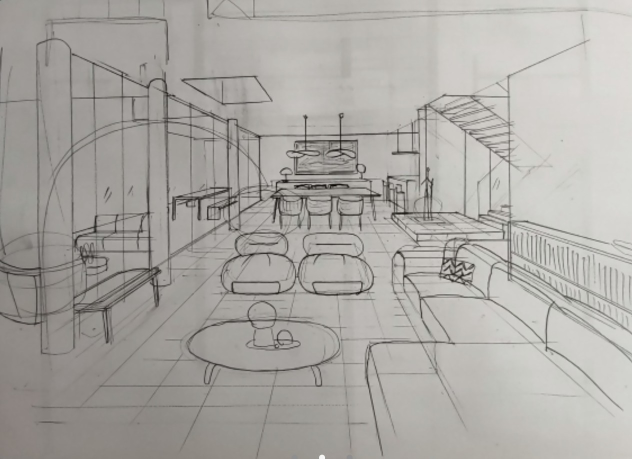
#> input picture Cliff-Tan_sketch.jpg, 1264 x 917 px, found by its file name (shown at 1/2 size)
$ python process-sketch.py
#> lines starting #> are read from the running program, lines starting #| are printed output that depends on the picture
#!/usr/bin/env python3
"""Process Cliff Tan's concept sketch into the site's stone palette — UNCROPPED.

The sketch is a pencil perspective of the ground floor that gathers (Cliff Tan,
Dear Modern). It is an *artifact*, not a technical drawing, and the full original
must not be cut — so this keeps the whole frame (no crop), only:
  • honours rotation, forces sRGB, strips all metadata (EXIF),
  • cleans the paper and deepens the graphite (autocontrast),
  • tones it into the palette as a warm graphite duotone (ink -> warm paper),
    so it sits with the muted floor plans rather than reading as a phone photo,
  • writes AVIF/WebP/JPEG at two widths for a <picture> (no upscaling past native).

Run from the repo root:  python3 scripts/process-sketch.py
Raw master lives only locally / in chat — it is not kept in the public tree.
"""
from PIL import Image, ImageOps
import os

SRC = "Cliff-Tan_sketch.jpg"
OUT = "images/sketch"
SLUG = "ground-floor-sketch"

# Palette anchors (from CLAUDE.md): ink (dark oak), a warm greige mid, marble-soft paper.
INK   = (44, 38, 32)     # --oak  #2C2620
MID   = (150, 140, 124)  # warm greige
PAPER = (240, 238, 232)  # --bg-soft #F0EEE8

os.makedirs(OUT, exist_ok=True)

im = ImageOps.exif_transpose(Image.open(SRC)).convert("RGB")   # rotation + sRGB
#> im is the input picture: PIL image 1264x917 RGB; mean R, G, B 170.9, 168.1, 163.8
g  = ImageOps.grayscale(im)                                    # pencil is monochrome
g  = ImageOps.autocontrast(g, cutoff=0.6)                      # clean paper, deepen line
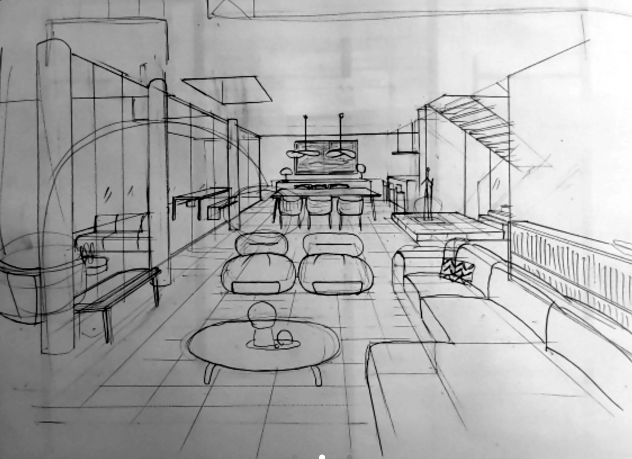
#> g: PIL image 1264x917 L (shown at 1/2 size); min 0, max 255, mean 170.4
duo = ImageOps.colorize(g, black=INK, white=PAPER, mid=MID)    # tone into the palette
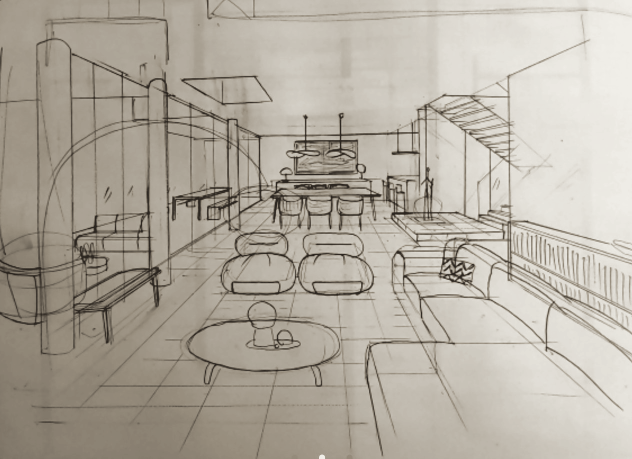
#> duo: PIL image 1264x917 RGB (shown at 1/2 size); mean R, G, B 179.2, 172.5, 160.9

w, h = duo.size                                                # native 1264 x 917 — no crop
#> w = 1264; h = 917
for width in (1264, 800):
    if width >= w:
        r = duo                                                # never upscale past native
        width = w
    else:
        r = duo.resize((width, round(h * width / w)), Image.LANCZOS)
    base = f"{OUT}/{SLUG}-{width}"
#> (the run stopped early here; a loop or call above may not have finished)

$ run again, with First-floor_HD.jpg copied over Cliff-Tan_sketch.jpg
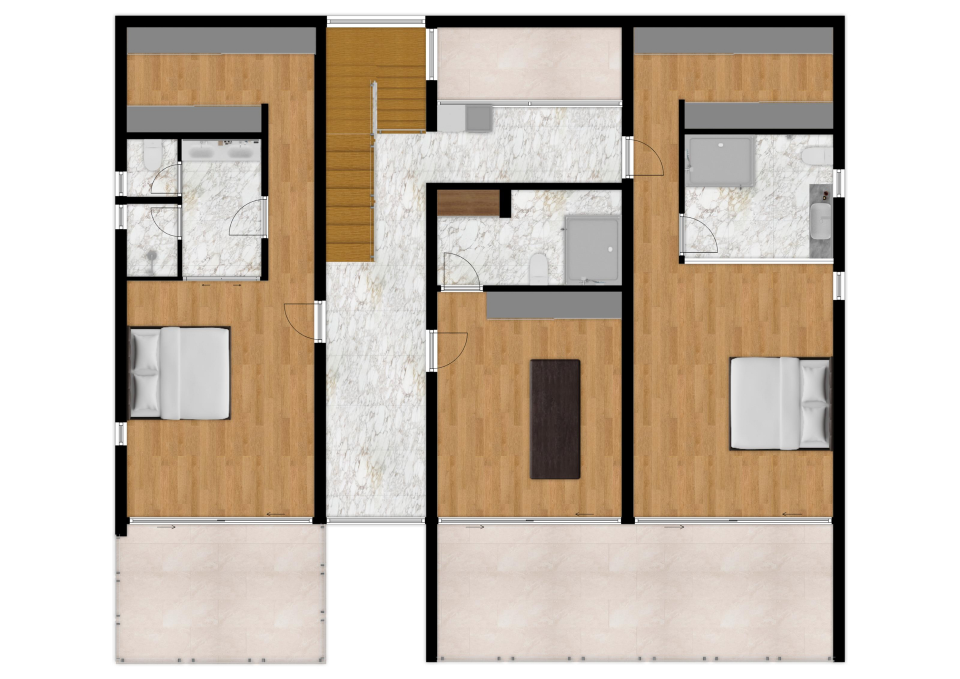
#> input picture First-floor_HD.jpg, 1920 x 1358 px, found by its file name (shown at 1/2 size)
#> im is the input picture: PIL image 1920x1358 RGB; mean R, G, B 200.2, 187.5, 173.8
#> `g  = ImageOps.grayscale(im)`:
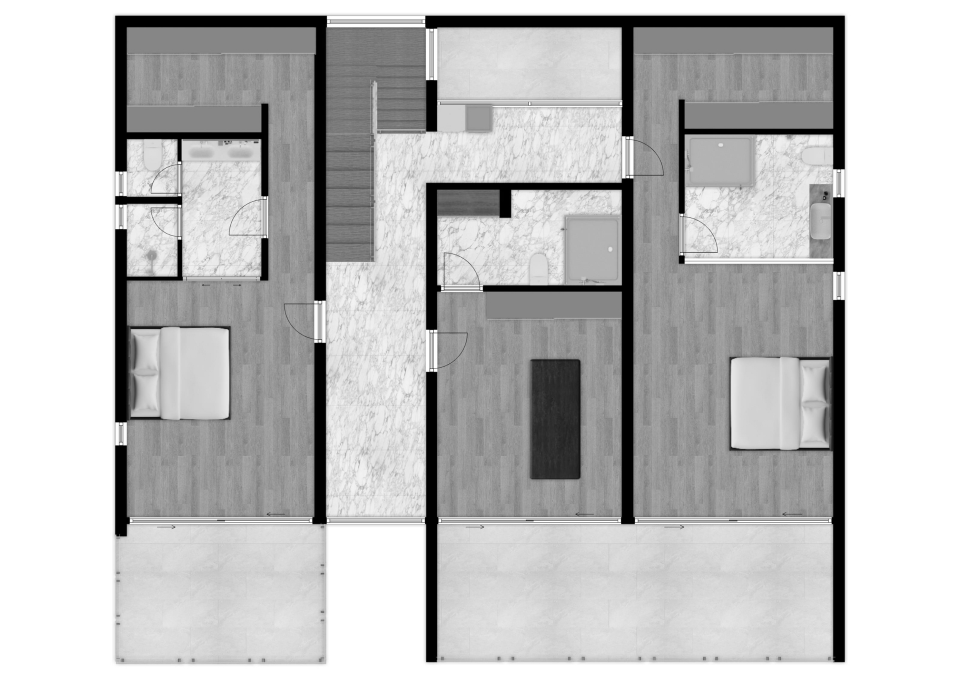
#> g: PIL image 1920x1358 L (shown at 1/2 size); min 0, max 255, mean 189.7
#> `duo = ImageOps.colorize(g, black=INK, white=PAPER, mid=MID)`:
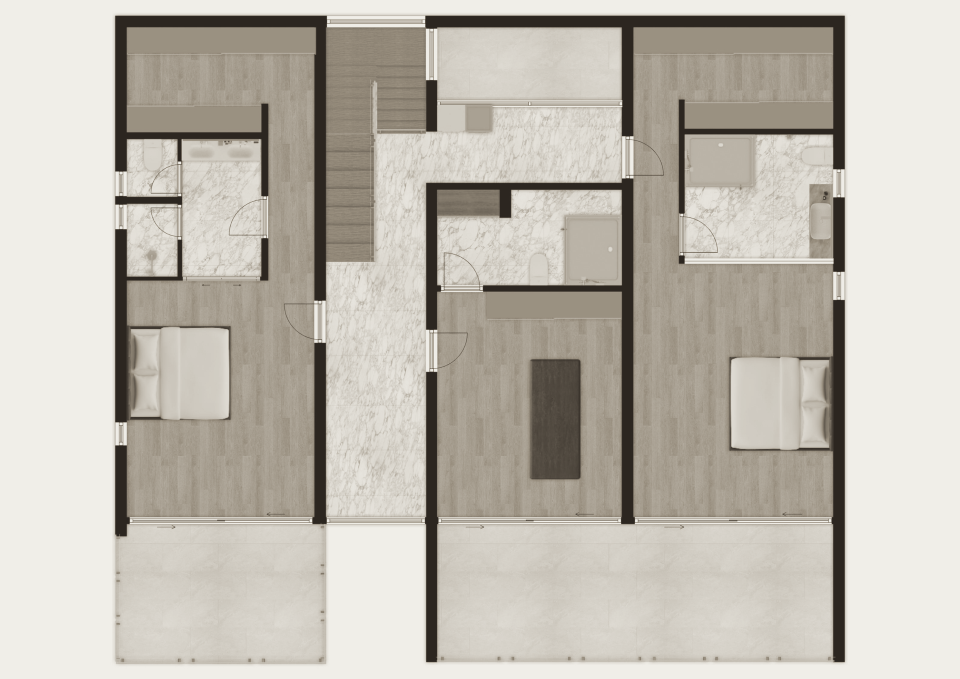
#> duo: PIL image 1920x1358 RGB (shown at 1/2 size); mean R, G, B 192.5, 187.4, 177.7
